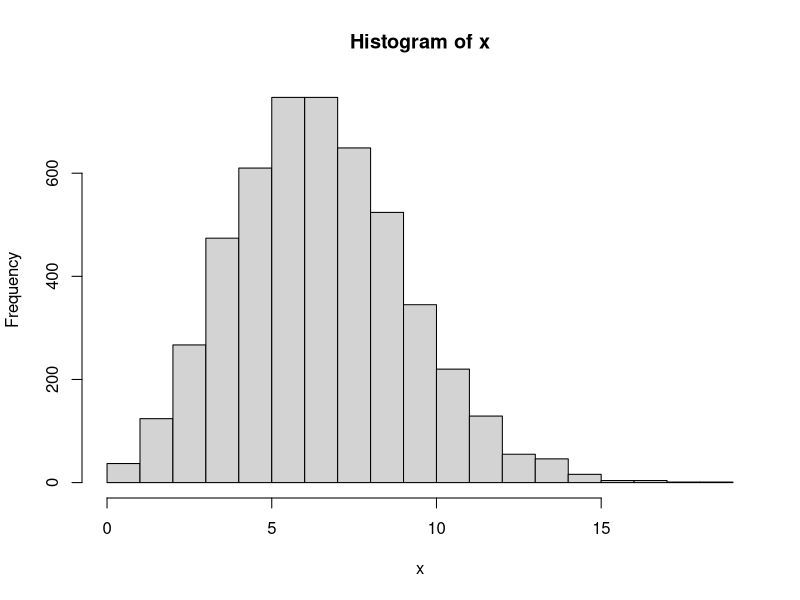
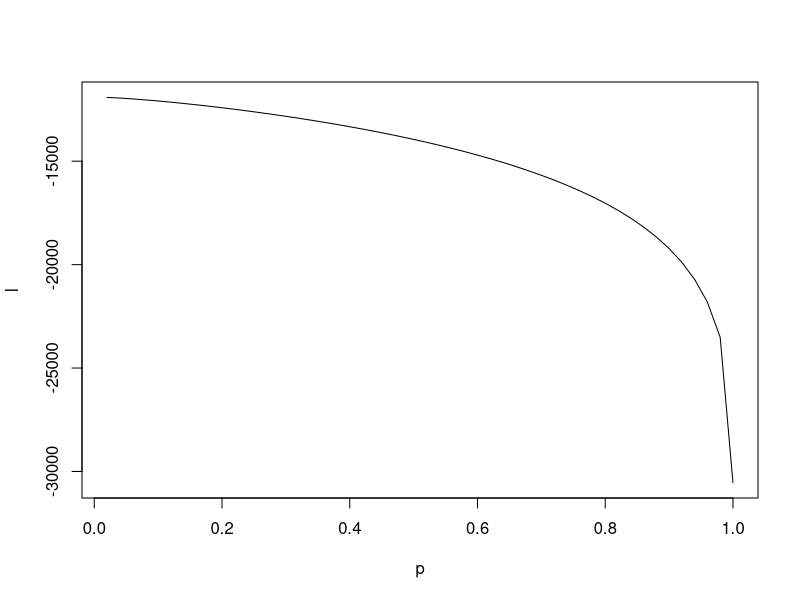

Write R code to recreate these figures, in order.
rm(list = ls())

set.seed(123)

n <- 5000
l1 <- 2
l2 <- 7
z <- rbinom(1, n, 0.)

x <- c(rpois(z, l1), rpois(n - z, l2))

hist(x)

singleLogLikelihood <- function(p, l1, l2, x) {
  log(p * dpois(x, l1) + (1 - p) * dpois(x, l2))
}

negativeLogLikelihodParams <- function(p, l1, l2, x) {
  - sum(singleLogLikelihood(p, l1, l2, x))
}

negativeLogLikelihod <- function(theta, x) {
  p <- theta[1]
  l1 <- theta[2]
  l2 <- theta[3]
  
  negativeLogLikelihodParams(p, l1, l2, x)
}

negativeLogLikelihodParamsl1 <- function(l1, x) {
  - sum(singleLogLikelihood(1, l1, 0, x))
}

negativeLogLikelihodParamsl2 <- function(l2, x) {
  - sum(singleLogLikelihood(0, 0, l2, x))
}

updateTheta <- function(theta, x) {
  p <- theta[1]
  l1 <- theta[2]
  l2 <- theta[3]
  
  # opt <- optim(theta, negativeLogLikelihod, x = x, 
  #              lower = c(10e-4, 10e-4, 10e-4), upper = c(1 - 10e-4, Inf, Inf), 
  #              method = "L-BFGS-B")
  # theta <- opt$par
  
  
  opt <- optim(p, negativeLogLikelihodParams, x = x, l1 = l1, l2 = l2,
        lower = 10e-4, upper = 1 - 10e-4, method = "L-BFGS-B")
  p <- opt$par
  
  mask <- singleLogLikelihood(0, l1, l2, x) <= singleLogLikelihood(1, l1, l2, x)
  #print(mask)
  
  x1 <- x[mask]
  x2 <- x[!mask]
  
  opt <- optim(l1, negativeLogLikelihodParamsl1, x = x1,
               lower = 10e-4, method = "L-BFGS-B")
  l1 <- opt$par
  
  opt <- optim(l2, negativeLogLikelihodParamsl2, x = x2,
               lower = 10e-4, method = "L-BFGS-B")
  l2 <- opt$par
  
  theta <- c(p, l1, l2)
  
  return(theta)
}

re.runs <- 10
iterations <- 10
best.llikel <- Inf
for (k in 1:re.runs) {
  print(k)
  theta <- c(runif(1), runif(2) * 50)
  print(theta)
  for (itr in 1:iterations) {
    theta <- updateTheta(theta, x)
    print(theta)
  }
  llikel <- negativeLogLikelihod(theta, x)
  if (llikel < best.llikel) {
    best.llikel <- llikel 
    best.theta <- theta
  }
}
best.theta


k <- 50
l <- rep(NA, k)
p <- 1:k / k
for (i in 1:k) {
  theta <- runif(2) * 50
  l[i] <- - negativeLogLikelihodParams(p[i], l1, l2, x)
}
plot(p, l, type = "l")
